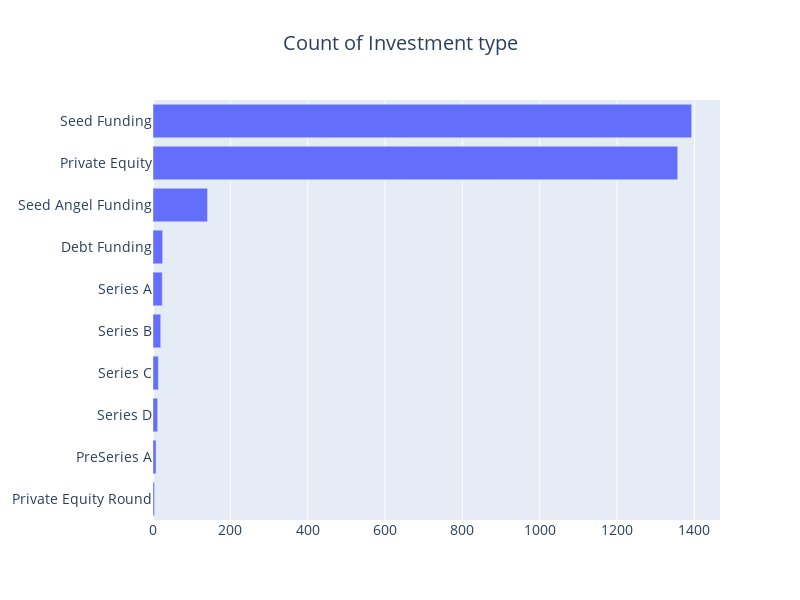

Write notebook code for a chart like this one.
### Markdown cell above
### Can we get an idea about the number and value of funding deals with respect to the investment type?

### Code cell
# Creating a function to plot horizontal bar graph
def horizontal_bar_chart(srs):
    trace = go.Bar(
        x=srs.values[::-1],
        y=srs.index[::-1],
        showlegend=False,
        orientation = 'h'
    )
    return trace

cnt_srs = df['InvestmentType'].value_counts()[:10]
layout = go.Layout(
    title=go.layout.Title(
        text="Count of Investment type",
        x=0.5
    ),
    font=dict(size=14),
    width=800,
    height=600,
)

data = [horizontal_bar_chart(cnt_srs)]
fig = go.Figure(data=data, layout=layout)
py.iplot(fig, filename="funding")

### Figure 1 — Plotly figure (JSON) as saved in the notebook; plotly's stock layout.template omitted (floating-point values rounded to 4 significant figures)
{"data": [{"orientation": "h", "showlegend": false, "type": "bar", "x": [4, 8, 12, 14, 20, 24, 25, 141, 1357, 1393], "y": ["Private Equity Round", "PreSeries A", "Series D", "Series C", "Series B", "Series A", "Debt Funding", "Seed Angel Funding", "Private Equity", "Seed Funding"]}], "layout": {"font": {"size": 14}, "height": 600, "title": {"text": "Count of Investment type", "x": 0.5}, "width": 800}}
